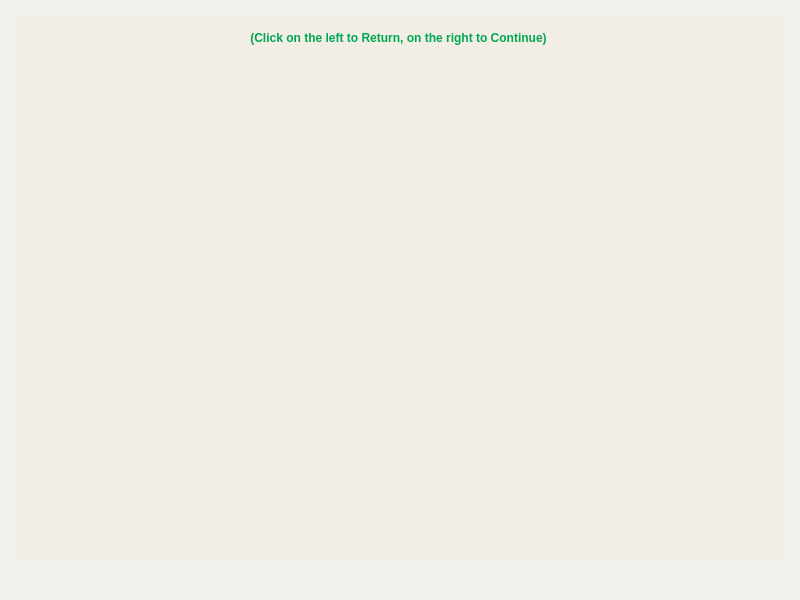
<?xml version="1.0" encoding="UTF-8"?>
<ui version="4.0">
 <class>MainWindow</class>
 <widget class="QMainWindow" name="MainWindow">
  <property name="geometry">
   <rect>
    <x>0</x>
    <y>0</y>
    <width>800</width>
    <height>600</height>
   </rect>
  </property>
  <property name="windowTitle">
   <string>MainWindow</string>
  </property>
  <property name="styleSheet">
   <string notr="true">background-color: rgb(240, 240, 236);</string>
  </property>
  <widget class="QWidget" name="centralwidget">
   <layout class="QVBoxLayout" name="verticalLayout">
    <item>
     <widget class="QWidget" name="widget" native="true">
      <layout class="QVBoxLayout" name="verticalLayout_2">
       <item>
        <widget class="QStackedWidget" name="stackedWidget">
         <property name="styleSheet">
          <string notr="true">background-color: rgb(242, 238, 230);</string>
         </property>
         <property name="currentIndex">
          <number>1</number>
         </property>
         <widget class="QWidget" name="title_page">
          <widget class="QPushButton" name="returnBtn">
           <property name="geometry">
            <rect>
             <x>0</x>
             <y>0</y>
             <width>381</width>
             <height>521</height>
            </rect>
           </property>
           <property name="layoutDirection">
            <enum>Qt::LeftToRight</enum>
           </property>
           <property name="styleSheet">
            <string notr="true">background: none;
border: none;
font-size: 20px;
</string>
           </property>
           <property name="text">
            <string/>
           </property>
          </widget>
          <widget class="QPushButton" name="continueBtn">
           <property name="geometry">
            <rect>
             <x>380</x>
             <y>0</y>
             <width>381</width>
             <height>521</height>
            </rect>
           </property>
           <property name="styleSheet">
            <string notr="true">background: none;
border: none;
font-size: 20px;
</string>
           </property>
           <property name="text">
            <string/>
           </property>
          </widget>
          <widget class="QLabel" name="item_text">
           <property name="geometry">
            <rect>
             <x>220</x>
             <y>110</y>
             <width>321</width>
             <height>281</height>
            </rect>
           </property>
           <property name="styleSheet">
            <string notr="true">font-size: 15px;
color: #000;</string>
           </property>
           <property name="text">
            <string/>
           </property>
           <property name="alignment">
            <set>Qt::AlignCenter</set>
           </property>
           <property name="wordWrap">
            <bool>true</bool>
           </property>
          </widget>
          <widget class="QLabel" name="label">
           <property name="geometry">
            <rect>
             <x>230</x>
             <y>10</y>
             <width>301</width>
             <height>16</height>
            </rect>
           </property>
           <property name="styleSheet">
            <string notr="true">font-weight: 600;
color: rgb(0, 167, 81);</string>
           </property>
           <property name="text">
            <string>(Click on the left to Return, on the right to Continue)</string>
           </property>
           <property name="alignment">
            <set>Qt::AlignCenter</set>
           </property>
          </widget>
         </widget>
         <widget class="QWidget" name="detail_page">
          <widget class="QPushButton" name="returnBtn_2">
           <property name="geometry">
            <rect>
             <x>0</x>
             <y>0</y>
             <width>381</width>
             <height>521</height>
            </rect>
           </property>
           <property name="styleSheet">
            <string notr="true">background: none;
border: none;
font-size: 20px;
</string>
           </property>
           <property name="text">
            <string/>
           </property>
          </widget>
          <widget class="QPushButton" name="continueBtn_2">
           <property name="geometry">
            <rect>
             <x>380</x>
             <y>0</y>
             <width>381</width>
             <height>521</height>
            </rect>
           </property>
           <property name="styleSheet">
            <string notr="true">background: none;
border: none;
font-size: 20px;
</string>
           </property>
           <property name="text">
            <string/>
           </property>
          </widget>
          <widget class="QLabel" name="detail_text">
           <property name="geometry">
            <rect>
             <x>220</x>
             <y>110</y>
             <width>331</width>
             <height>281</height>
            </rect>
           </property>
           <property name="styleSheet">
            <string notr="true">font-size: 15px;
color: #000;</string>
           </property>
           <property name="text">
            <string/>
           </property>
           <property name="alignment">
            <set>Qt::AlignCenter</set>
           </property>
           <property name="wordWrap">
            <bool>true</bool>
           </property>
          </widget>
          <widget class="QLabel" name="label_2">
           <property name="geometry">
            <rect>
             <x>230</x>
             <y>10</y>
             <width>301</width>
             <height>20</height>
            </rect>
           </property>
           <property name="styleSheet">
            <string notr="true">font-weight: 600;
color: rgb(0, 167, 81);</string>
           </property>
           <property name="text">
            <string>(Click on the left to Return, on the right to Continue)</string>
           </property>
           <property name="alignment">
            <set>Qt::AlignCenter</set>
           </property>
          </widget>
         </widget>
        </widget>
       </item>
      </layout>
     </widget>
    </item>
   </layout>
  </widget>
  <widget class="QMenuBar" name="menubar">
   <property name="geometry">
    <rect>
     <x>0</x>
     <y>0</y>
     <width>800</width>
     <height>22</height>
    </rect>
   </property>
  </widget>
  <widget class="QStatusBar" name="statusbar"/>
 </widget>
 <resources/>
 <connections/>
</ui>
